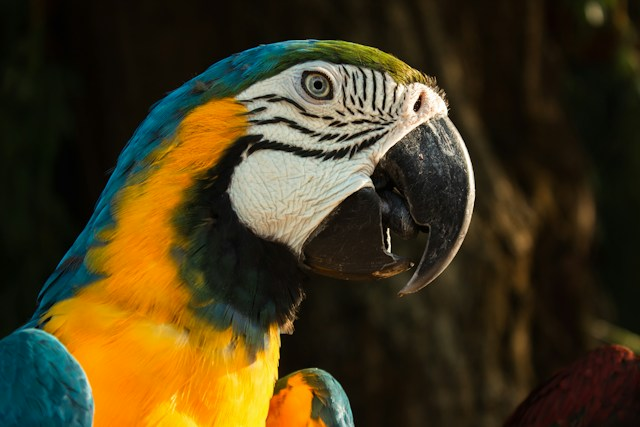
#> input picture 2024-SE-25-DIP-LAB03/parrot.jpg, 640 x 427 px
$ jupyter execute 2024-SE-25-LAB03.ipynb
#> lines starting #> are read from the running program, lines starting #| are printed output that depends on the picture; after the words box and inside, x2 and y2 are one past the last pixel; in counts of white or black regions, pixels touching at a corner belong together
# Lab Task 03 — Image Enhancement and Intensity Transformations
**Digital Image Processing Lab** · Department of Software Engineering, University of Azad Jammu and Kashmir

**Name:** Raja Afzal  **Roll No:** 2024-SE-25  **Semester:** Fifth  **Session:** 2024-28 (SE)

## 0. Setup and image validation
The lab requires an **8-bit grayscale** image, so the colour photo is converted to grayscale while loading (`cv.IMREAD_GRAYSCALE`). Every task below is performed on this grayscale version; the colour original is displayed once for reference. The grayscale array `img` is kept read-only so the original is never modified.

[cell 1]
import cv2 as cv
import numpy as np
import matplotlib.pyplot as plt

# my selected image (JPG, 640 x 427)
IMAGE_PATH = "parrot.jpg"

def show(images, titles, figsize=None, cols=None):
    """Display images side by side with the fixed grayscale range 0-255."""
    n = len(images)
    cols = cols or n
    rows = (n + cols - 1) // cols
    fig, axes = plt.subplots(rows, cols, figsize=figsize or (4.2 * cols, 4 * rows))
    axes = np.atleast_1d(axes).ravel()
    for ax, im, t in zip(axes, images, titles):
        ax.imshow(im, cmap="gray", vmin=0, vmax=255)
        ax.set_title(t)
        ax.axis("off")
    for ax in axes[n:]:
        ax.axis("off")
    plt.tight_layout()
    plt.show()

def table(headers, rows, width=14):
    """Print a simple text table (used for all dry runs)."""
    print("".join(str(h).ljust(width) for h in headers))
    print("-" * width * len(headers))
    for r in rows:
        print("".join(str(c).ljust(width) for c in r))

[cell 2]
# 8-bit grayscale
img = cv.imread(IMAGE_PATH, cv.IMREAD_GRAYSCALE)
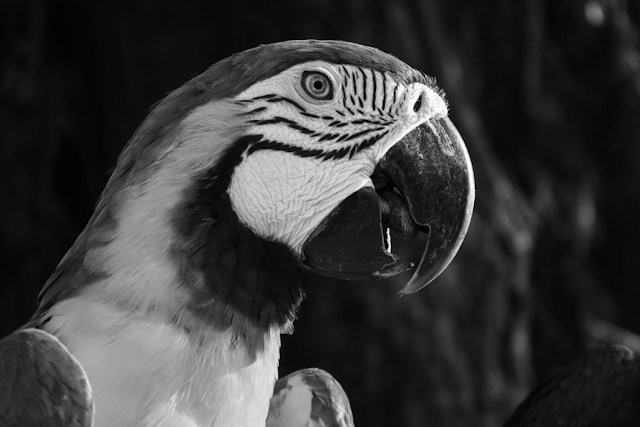
#> img: shape (427, 640); min 0, max 255, mean 57.5
if img is None:
    raise FileNotFoundError(f"Could not read {IMAGE_PATH}. Put your image next to the notebook.")
assert img.dtype == np.uint8 and img.ndim == 2, "Expected an 8-bit grayscale image"
assert img.shape[0] >= 300 and img.shape[1] >= 300, "Image must be at least 300 x 300"

# the original can no longer be modified by accident
img.flags.writeable = False
print("shape:", img.shape, "| dtype:", img.dtype, "| min:", img.min(), "| max:", img.max())
#| shape: (427, 640) | dtype: uint8 | min: 0 | max: 255

# colour original, shown for reference only
color_bgr = cv.imread(IMAGE_PATH, cv.IMREAD_COLOR)
#> color_bgr is the input picture: shape (427, 640, 3); mean B, G, R 28.4, 57.5, 69.1
fig, axes = plt.subplots(1, 2, figsize=(10, 4))
axes[0].imshow(cv.cvtColor(color_bgr, cv.COLOR_BGR2RGB))
axes[0].set_title("Original colour image (reference only)")
axes[1].imshow(img, cmap="gray", vmin=0, vmax=255)
axes[1].set_title("Grayscale image (used for all tasks)")
for ax in axes:
    ax.axis("off")
plt.tight_layout()
plt.show()

### Numeric safety (why we widen types and clip)
`uint8` arithmetic **wraps around** (overflow): 200 + 100 = 300 becomes 300 − 256 = **44**, which turns a bright pixel dark.
So every transformation below is computed in a wider type (`int16` / `float32`), then **clipped to 0–255** and only then converted to `uint8`.
Converting float → `uint8` with `astype` **truncates** the fraction (e.g. 127.75 → 127).

[cell 3]
a = np.array([200, 250], dtype=np.uint8)
print("uint8 overflow  :", a + 100)                                   # wraps around
print("safe (int16+clip):", np.clip(a.astype(np.int16) + 100, 0, 255).astype(np.uint8))

## 1. Brightness adjustment  (β = +40 and −40)

### Dry run 1 — pixels [30, 80, 128, 180, 240]

[cell 4]
px = np.array([30, 80, 128, 180, 240])
rows = []
for r in px:
    up_raw, dn_raw = r + 40, r - 40
    rows.append([r, up_raw, min(255, max(0, up_raw)), dn_raw, min(255, max(0, dn_raw))])
table(["r", "r+40 (raw)", "clipped", "r-40 (raw)", "clipped"], rows)

# Python verification with the same safe pipeline used on the image
print("verify +40:", np.clip(px.astype(np.int16) + 40, 0, 255).astype(np.uint8))
print("verify -40:", np.clip(px.astype(np.int16) - 40, 0, 255).astype(np.uint8))

**Lost detail:** 240 + 40 = 280 → 255 (clipped), and 30 − 40 = −10 → 0 (clipped). Clipping is many-to-one: any pixel above 215 becomes 255 after +40
(so 216 and 240 become identical), and any pixel below 40 becomes 0 after −40. Once clipped, the original differences cannot be recovered.

[cell 5]
bright = np.clip(img.astype(np.int16) + 40, 0, 255).astype(np.uint8)
dark   = np.clip(img.astype(np.int16) - 40, 0, 255).astype(np.uint8)
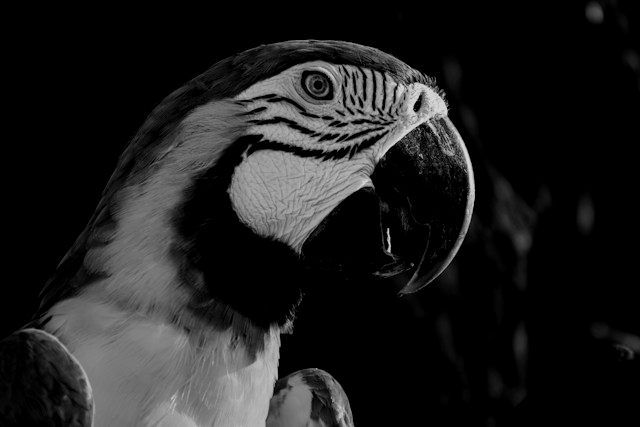
#> dark: shape (427, 640); min 0, max 215, mean 30.8
show([img, bright, dark], ["Original", "Brighter (β = +40)", "Darker (β = −40)"])
#> in show, `n = len(images)`: n = 3
#> in show, `rows = (n + cols - 1) // cols`: rows = 1
#> the loop in show, `for ax, im, t in zip(axes, images, titles):` made 3 passes
#> t on passes 1 to 3: 'Original', 'Brighter (β = +40)', 'Darker (β = −40)'

[cell 6]
# +40 with nested loops, verified against the NumPy result
h, w = img.shape
bright_loop = np.zeros_like(img)
for row in range(h):
    for col in range(w):
        value = int(img[row, col]) + 40          # Python int: no uint8 overflow
        bright_loop[row, col] = min(255, max(0, value))

print("Nested-loop result identical to NumPy result:", np.array_equal(bright_loop, bright))
#| Nested-loop result identical to NumPy result: True

## 2. Linear contrast from zero  (s = αr + β, α = 1.5, β = 0)

### Dry run 2 — pixels [30, 80, 128, 180, 240]

[cell 7]
rows = []
for r in px:
    raw = 1.5 * r
    clipped = min(255, max(0, raw))
    rows.append([r, raw, clipped, int(clipped), "SATURATED" if raw > 255 else ""])
table(["r", "1.5*r", "clipped", "truncated", "note"], rows)
#| r             1.5*r         clipped       truncated     note
print("verify:", np.clip(1.5 * px.astype(np.float32), 0, 255).astype(np.uint8))

Pixels 180 (270) and 240 (360) exceed 255 and saturate to 255, so they become indistinguishable. Because the scaling starts from 0,
the whole image also gets **brighter**, not only more contrasty — dark values move little, bright values move a lot.

[cell 8]
alpha, beta = 1.5, 0
lin = np.clip(alpha * img.astype(np.float32) + beta, 0, 255).astype(np.uint8)
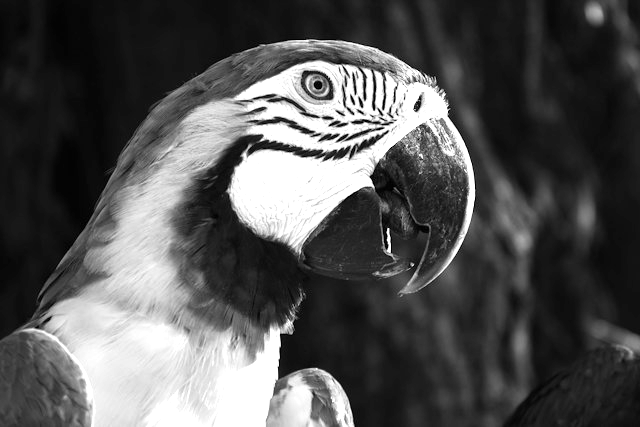
#> lin: shape (427, 640); min 0, max 255, mean 83.3
show([img, lin], ["Original", "Linear contrast s = 1.5r"])
#> the loop in show (call 2), `for ax, im, t in zip(axes, images, titles):` made 2 passes
#> t on passes 1 to 2: 'Original', 'Linear contrast s = 1.5r'

print("Mean brightness  original:", round(img.mean(), 2), "| 1.5r:", round(lin.mean(), 2))
#| Mean brightness  original: 57.54 | 1.5r: 83.3
print("Saturated (==255) pixels original:", int((img == 255).sum()),
      "| 1.5r:", int((lin == 255).sum()),
      f"({100 * (lin == 255).mean():.2f}% of the image)")
#| Saturated (==255) pixels original: 83 | 1.5r: 20812 (7.62% of the image)

## 3. Contrast centred at 128  (s = (r − 128)α + 128, α = 1.5 and 0.5)

### Dry run 3 — pixels [30, 80, 128, 180, 240]

[cell 9]
rows = []
for r in px:
    row = [r, r - 128]
    for a in (1.5, 0.5):
        raw = (r - 128) * a + 128
        row += [raw, int(min(255, max(0, raw)))]
    rows.append(row)
table(["r", "r-128", "a=1.5 raw", "a=1.5 final", "a=0.5 raw", "a=0.5 final"], rows, width=15)
#| r              r-128          a=1.5 raw      a=1.5 final    a=0.5 raw      a=0.5 final

for a in (1.5, 0.5):
    out = np.clip((px.astype(np.float32) - 128) * a + 128, 0, 255).astype(np.uint8)
    print(f"verify alpha={a}:", out)

At r = 128 the term (r − 128) is 0, so s = 128 for **every** α — the pivot (mid-gray) never moves.
α = 1.5 pushes values away from 128 (30 → −19 → clipped to 0, 240 → 296 → clipped to 255); α = 0.5 pulls them toward 128 and reduces contrast.

[cell 10]
c15 = np.clip((img.astype(np.float32) - 128) * 1.5 + 128, 0, 255).astype(np.uint8)
c05 = np.clip((img.astype(np.float32) - 128) * 0.5 + 128, 0, 255).astype(np.uint8)
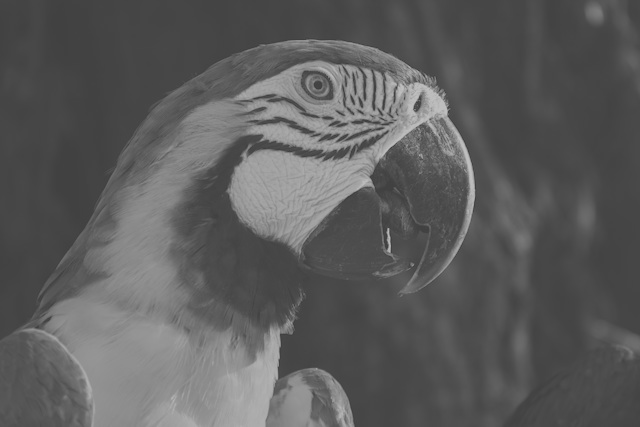
#> c05: shape (427, 640); min 64, max 191, mean 92.5
show([img, lin, c15, c05],
     ["Original", "s = 1.5r (from 0)", "Centred α = 1.5", "Centred α = 0.5"], cols=4, figsize=(17, 4.2))
for name, im in [("Original", img), ("1.5r", lin), ("centred 1.5", c15), ("centred 0.5", c05)]:
    print(f"{name:12s} mean = {im.mean():6.2f}  std = {im.std():6.2f}")
#> this loop made 4 passes
#> (printed output is left out)

## 4. Image negative  (s = 255 − r)

### Dry run 4 — pixels [30, 80, 128, 180, 240]

[cell 11]
neg_px = 255 - px
again  = 255 - neg_px
table(["r", "255-r", "255-(255-r)", "same as original?"],
      [[r, n, a, bool(r == a)] for r, n, a in zip(px, neg_px, again)])
#| r             255-r         255-(255-r)   same as original?

[cell 12]
negative = (255 - img.astype(np.int16)).astype(np.uint8)
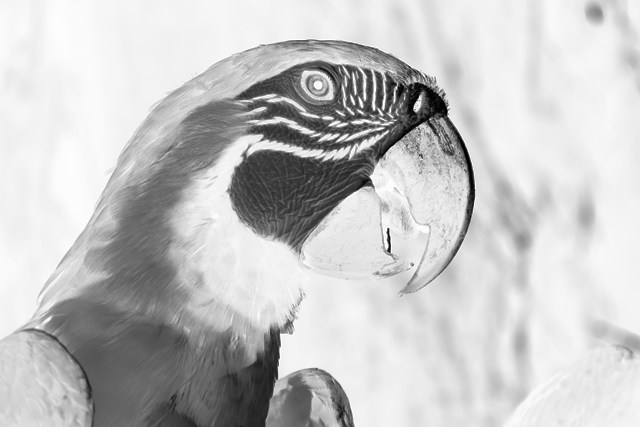
#> negative: shape (427, 640); min 0, max 255, mean 197.5
show([img, negative, (255 - negative.astype(np.int16)).astype(np.uint8)],
     ["Original", "Negative", "Negative of negative"])
print("Double negative equals original:", np.array_equal(255 - negative, img))
#| Double negative equals original: True

**Inspection example:** in medical/X-ray or scanned-document images, faint bright details (small bright lesions, light pencil marks) can be easier to see
on a dark-on-light display, and fine white structures in dark regions become dark structures in light regions.
Applying the negative twice returns the original exactly, so no information is lost.

## 5. Gamma correction  (s = 255 (r/255)^γ, γ = 0.5 and 2.0)

### Dry run 5 — pixels [0, 64, 128, 192, 255]

[cell 13]
gp = np.array([0, 64, 128, 192, 255])
for g in (0.5, 2.0):
    print(f"\n--- gamma = {g} ---")
    rows = []
    for r in gp:
        norm  = r / 255              # normalisation
        power = norm ** g            # power (full precision)
        scaled = 255 * power         # scaling
        rows.append([r, f"{norm:.6f}", f"{power:.6f}", f"{scaled:.4f}", int(scaled)])   # truncate only at the end
    table(["r", "r/255", "(r/255)^g", "x255", "final"], rows, width=13)
    print("verify:", np.clip(255 * (gp / 255) ** g, 0, 255).astype(np.uint8))

**Difference from the slide example:** the slide rounds intermediate values (e.g. r/255 ≈ 0.25, √0.25 = 0.5 → 127.5, so it shows 128 or 127/128).
Here the full-precision value (r = 64, γ = 0.5 → 127.7498) is kept and **truncated** at the very end, giving 127. Rounding early or rounding vs truncating
gives answers that differ by 1 gray level — both are valid, but the lab asks for full precision with a final truncation.

Gamma convention used here: output = 255 (r/255)^γ. **γ < 1 brightens** (lifts dark regions), **γ > 1 darkens**.

[cell 14]
def gamma_correct(image, g):
#> called with g = 0.5
    return np.clip(255 * np.power(image.astype(np.float32) / 255, g), 0, 255).astype(np.uint8)

g05, g20 = gamma_correct(img, 0.5), gamma_correct(img, 2.0)
#> call 2 of gamma_correct, with g = 2
#> in gamma_correct (call 2), `return np.clip(255 * np.power(image.astype(np.float32) / 255, g), 0, 2..`:
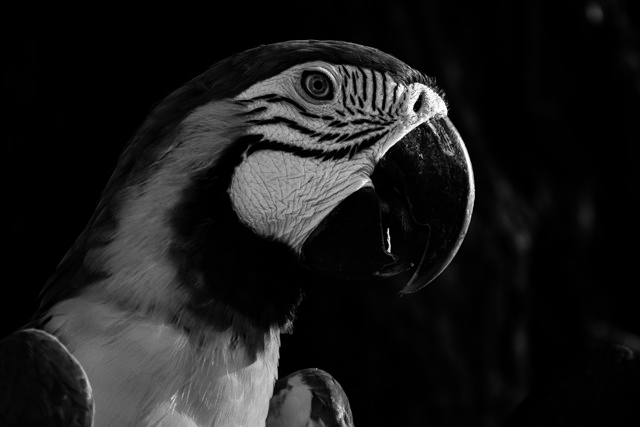
#> returned value: shape (427, 640); min 0, max 255, mean 26.8
show([img, g05, g20], ["Original", "Gamma 0.5 (brighter)", "Gamma 2.0 (darker)"])

# 0 and 255 must stay fixed
ends = np.array([0, 255], dtype=np.uint8)
print("gamma 0.5 on [0,255]:", gamma_correct(ends, 0.5), "| gamma 2.0 on [0,255]:", gamma_correct(ends, 2.0))

# effect on dark regions
dark_mask = img < 64
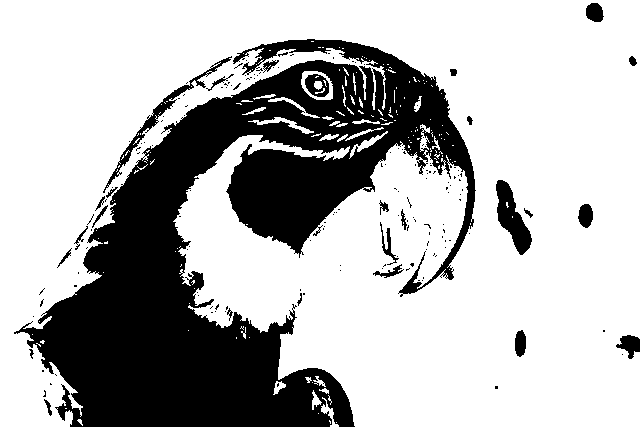
#> dark_mask: shape (427, 640) bool; 71% white; 171 black regions (143 under 20 px), largest, box (x1, y1, x2, y2) and area: (14, 39, 476, 427) 73861, (496, 180, 532, 255) 1278, (103, 56, 232, 193) 1060
print("Mean of originally dark pixels (<64): original =", round(img[dark_mask].mean(), 1),
      "| g=0.5 ->", round(g05[dark_mask].mean(), 1), "| g=2.0 ->", round(g20[dark_mask].mean(), 1))
#| Mean of originally dark pixels (<64): original = 22.8 | g=0.5 -> 72.2 | g=2.0 -> 2.4

## 6. Grayscale histogram

### Dry run 6 — A = [[0, 50, 50, 100], [100, 150, 200, 255]]

[cell 15]
A = np.array([[0, 50, 50, 100], [100, 150, 200, 255]], dtype=np.uint8)
total = A.size
vals, counts = np.unique(A, return_counts=True)
table(["intensity", "frequency", "probability"], [[v, c, f"{c}/{total} = {c/total:.3f}"] for v, c in zip(vals, counts)], width=18)
#| intensity         frequency         probability
print("total pixels:", total, "| sum of frequencies:", counts.sum(), "| sum of probabilities:", (counts / total).sum())

# the histogram is identical for any rearrangement of the pixels
shuffled = A.ravel()[::-1].reshape(A.shape)
print("Same histogram after rearranging pixels:",
      np.array_equal(np.bincount(A.ravel(), minlength=256), np.bincount(shuffled.ravel(), minlength=256)))

A histogram only **counts** how many pixels have each intensity; it throws away *where* they are. Two completely different pictures
(or the same picture with its pixels shuffled) can have exactly the same histogram.

[cell 16]
plt.figure(figsize=(8, 4))
plt.hist(img.ravel(), bins=256, range=(0, 256), color="gray")
plt.xlabel("Pixel intensity (0-255)")
plt.ylabel("Frequency (number of pixels)")
plt.title("Histogram of the original image")
plt.xlim(0, 256)
plt.show()
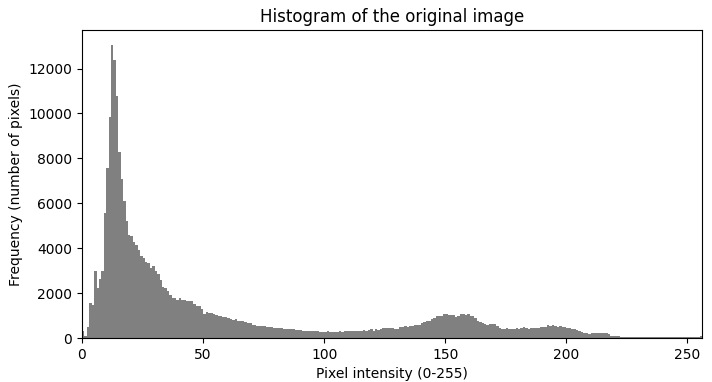
#> figure drawn by matplotlib, 1 panel; tallest bar 13065 high, from x = 12 to 13

print(f"mean = {img.mean():.1f}, std = {img.std():.1f}, min = {img.min()}, max = {img.max()}")
#| mean = 57.5, std = 60.3, min = 0, max = 255
print(f"dark (<85): {100*(img<85).mean():.1f}%  mid (85-170): {100*((img>=85)&(img<=170)).mean():.1f}%  bright (>170): {100*(img>170).mean():.1f}%")
#| dark (<85): 75.3%  mid (85-170): 17.3%  bright (>170): 7.4%
#| intensity     freq          cumulative    CDF

**Interpretation:** The histogram is heavily skewed to the left: about 75% of the pixels are darker than 85 (mean ≈ 57.5), because the background is dark, and only about 7% are brighter than 170, coming from the white face patch and the yellow/orange feathers. The spread is moderate (std ≈ 60) with a tall mass in the shadows and a thin tail toward 255, and almost no pixels sit exactly at 0 or 255 (≈ 0.1% and ≈ 0.03%), so there is very little clipping in the original.

## 7. Global histogram equalization  (`cv2.equalizeHist`)

### Dry run 7 — pixels [50, 50, 100, 150]

[cell 17]
p7 = np.array([50, 50, 100, 150], dtype=np.uint8)
N = p7.size
levels, freq = np.unique(p7, return_counts=True)
cum  = np.cumsum(freq)
cdf  = cum / N
cdf_min = cdf[cdf > 0].min()

def round_half_up(x):
    return int(np.floor(x + 0.5))

table(["intensity", "freq", "cumulative", "CDF"], [[l, f, c, d] for l, f, c, d in zip(levels, freq, cum, cdf)])
print("CDF min =", cdf_min)

map1 = [round_half_up(255 * d) for d in cdf]
map2 = [round_half_up(255 * (d - cdf_min) / (1 - cdf_min)) for d in cdf]
print("\nMapping 1  255*CDF                      :", dict(zip(levels.tolist(), map1)))
print("Mapping 2  255*(CDF-CDFmin)/(1-CDFmin) :", dict(zip(levels.tolist(), map2)))

lut1 = dict(zip(levels.tolist(), map1)); lut2 = dict(zip(levels.tolist(), map2))
print("\nOutput list (mapping 1):", [lut1[v] for v in p7.tolist()])
print("Output list (mapping 2):", [lut2[v] for v in p7.tolist()])

cv_out = cv.equalizeHist(p7.reshape(2, 2)).ravel().tolist()    # equalizeHist needs a 2-D 8-bit image
print("OpenCV equalizeHist    :", cv_out)
print("Mapping 2 matches OpenCV:", cv_out == [lut2[v] for v in p7.tolist()])

Mapping 1 never sends the darkest present level to 0 (50 → 128). Mapping 2 subtracts CDFmin so the darkest present level goes to 0 and the brightest to 255,
using the full range — this is the formula OpenCV uses.

[cell 18]
equalized = cv.equalizeHist(img)
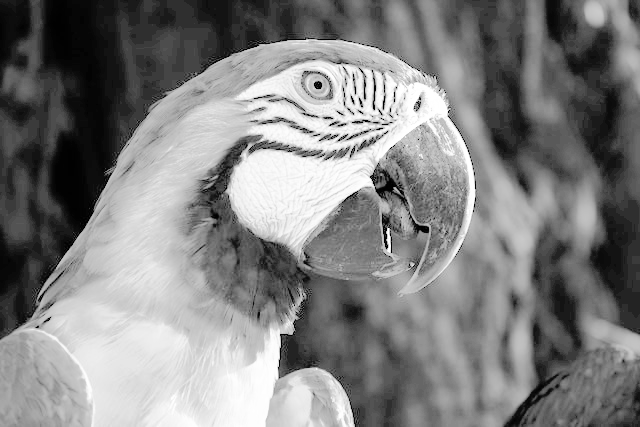
#> equalized: shape (427, 640); min 0, max 255, mean 129.4
show([img, equalized], ["Original", "Globally equalized"])

fig, axes = plt.subplots(1, 2, figsize=(11, 3.8))
for ax, im, t in zip(axes, [img, equalized], ["Original histogram", "Equalized histogram"]):
    ax.hist(im.ravel(), bins=256, range=(0, 256), color="gray")
    ax.set_title(t); ax.set_xlabel("Intensity"); ax.set_ylabel("Frequency"); ax.set_xlim(0, 256)
#> this loop made 2 passes
plt.tight_layout(); plt.show()
#> after `plt.tight_layout()`:
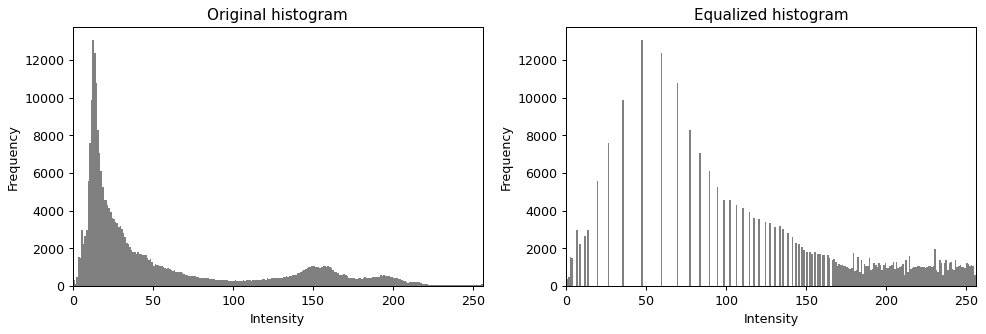
#> figure drawn by matplotlib, 2 panels; panel 1: tallest bar 13065 high, from x = 12 to 13; panel 2: tallest bar 13065 high, from x = 47 to 48

lap = lambda im: cv.Laplacian(im, cv.CV_64F).var()
print(f"std: {img.std():.1f} -> {equalized.std():.1f}   |  Laplacian variance (detail + noise proxy): {lap(img):.1f} -> {lap(equalized):.1f}")
#| std: 60.3 -> 72.3   |  Laplacian variance (detail + noise proxy): 533.4 -> 1413.3
#> (the rest of the program and of its run is left out)
